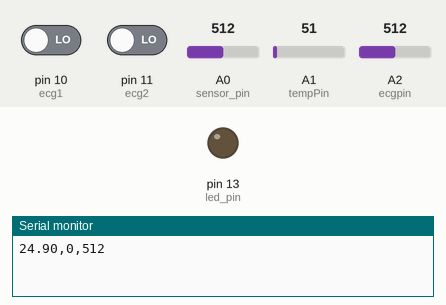
Recording of a sketch running on a simulated Arduino Uno, built with avr-gcc and run on an emulated ATmega328P. On the bench: output pins drawn as LEDs (lit = HIGH), the last lines printed to the serial monitor. The inputs (shaded band) are chosen by the test bench; at power-on: A0 (sensor_pin) = 512, pin 10 (ecg1) LOW, pin 11 (ecg2) LOW, A1 (tempPin) = 51, A2 (ecgpin) = 512.

Above: at 1.2 s.
1.3 s: A0 (sensor_pin) set to 529
At 2.0 s:
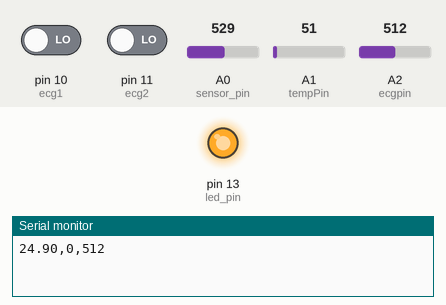
7.5 s: A0 (sensor_pin) set to 511
At 7.9 s:
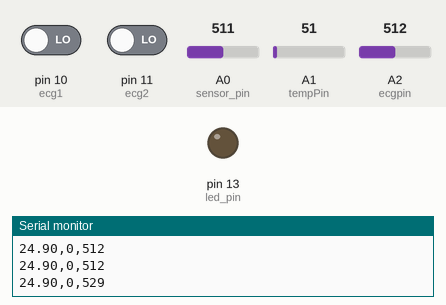
9.0 s: A0 (sensor_pin) set to 535
At 10.3 s:
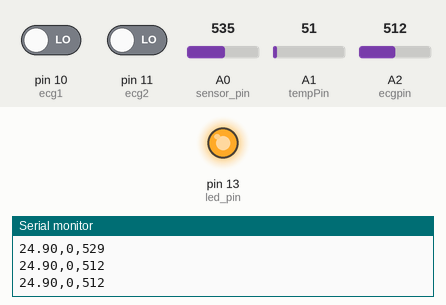
Timing chart, 0 to 12.0 s (numbered marks = the images above; inputs shaded):
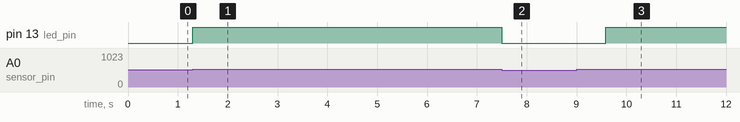

The sketch:

mayank_final.ino
```cpp
int sensor_pin = 0;

int led_pin = 13;

volatile int heart_rate;

volatile int analog_data;

volatile int time_between_beats = 600;

volatile boolean pulse_signal = false;

volatile int beat[10];         //heartbeat values will be sotred in this array

volatile int peak_value = 512;

volatile int trough_value = 512;

volatile int thresh = 525;

volatile int amplitude = 100;

volatile boolean first_heartpulse = true;

volatile boolean second_heartpulse = false;

volatile unsigned long samplecounter = 0;   //This counter will tell us the pulse timing

volatile unsigned long lastBeatTime = 0;

int val;

const int tempPin = 1;

const int ecgpin= 2;

const int ecg1=10;

const int ecg2=11;


void setup()

{

  pinMode(led_pin,OUTPUT);

  Serial.begin(9600);

  pinMode(ecg1,INPUT);

  pinMode(ecg2,INPUT);

  interruptSetup();

}


void loop()

{
      //temperature
      val = analogRead(tempPin);
      float mv = ( val/1024.0)*5000;
      float cel = mv/10;
      Serial.print(cel);

      Serial.print(",");

      //bpm
      Serial.print(heart_rate);

      Serial.print(",");

      //ecg
      if((digitalRead(ecg1)==1)||(digitalRead(ecg2)==1)){
        Serial.print("err");
      }
      else{
          Serial.print(analogRead(ecgpin));
      }

      Serial.println();

      delay(2000);

}


void interruptSetup()

{

  TCCR2A = 0x02;  // This will disable the PWM on pin 3 and 11

  OCR2A = 0X7C;   // This will set the top of count to 124 for the 500Hz sample rate

  TCCR2B = 0x06;  // DON'T FORCE COMPARE, 256 PRESCALER

  TIMSK2 = 0x02;  // This will enable interrupt on match between OCR2A and Timer

  sei();          // This will make sure that the global interrupts are enable

}


ISR(TIMER2_COMPA_vect)

{

  cli();

  analog_data = analogRead(sensor_pin);

  samplecounter += 2;

  int N = samplecounter - lastBeatTime;


  if(analog_data < thresh && N > (time_between_beats/5)*3)

    {

      if (analog_data < trough_value)

      {

        trough_value = analog_data;

      }

    }


  if(analog_data > thresh && analog_data > peak_value)

    {

      peak_value = analog_data;

    }


   if (N > 250)

  {

    if ( (analog_data > thresh) && (pulse_signal == false) && (N > (time_between_beats/5)*3) )

      {

        pulse_signal = true;

        digitalWrite(led_pin,HIGH);

        time_between_beats = samplecounter - lastBeatTime;

        lastBeatTime = samplecounter;


       if(second_heartpulse)

        {

          second_heartpulse = false;

          for(int i=0; i<=9; i++)

          {

            beat[i] = time_between_beats; //Filling the array with the heart beat values

          }

        }


        if(first_heartpulse)

        {

          first_heartpulse = false;

          second_heartpulse = true;

          sei();

          return;

        }


      word runningTotal = 0;


      for(int i=0; i<=8; i++)

        {

          beat[i] = beat[i+1];

          runningTotal += beat[i];

        }


      beat[9] = time_between_beats;

      runningTotal += beat[9];

      runningTotal /= 10;

      heart_rate = 60000/runningTotal;

    }

  }


  if (analog_data < thresh && pulse_signal == true)

    {

      digitalWrite(led_pin,LOW);

      pulse_signal = false;

      amplitude = peak_value - trough_value;

      thresh = amplitude/2 + trough_value;

      peak_value = thresh;

      trough_value = thresh;

    }


  if (N > 2500)

    {

      thresh = 512;

      peak_value = 512;

      trough_value = 512;

      lastBeatTime = samplecounter;

      first_heartpulse = true;

      second_heartpulse = false;

    }


  sei();

}
```

Measured:
- the behaviour switches between 512 and 513 on A0 (sensor_pin) (found by bisection; images 0 and 1)
- after the input at 1.3 s, pin 13 (led_pin): LOW → HIGH at once
- after the input at 7.5 s, pin 13 (led_pin): HIGH → LOW at once
- after the input at 9.0 s, pin 13 (led_pin): LOW → HIGH after 0.59 s
